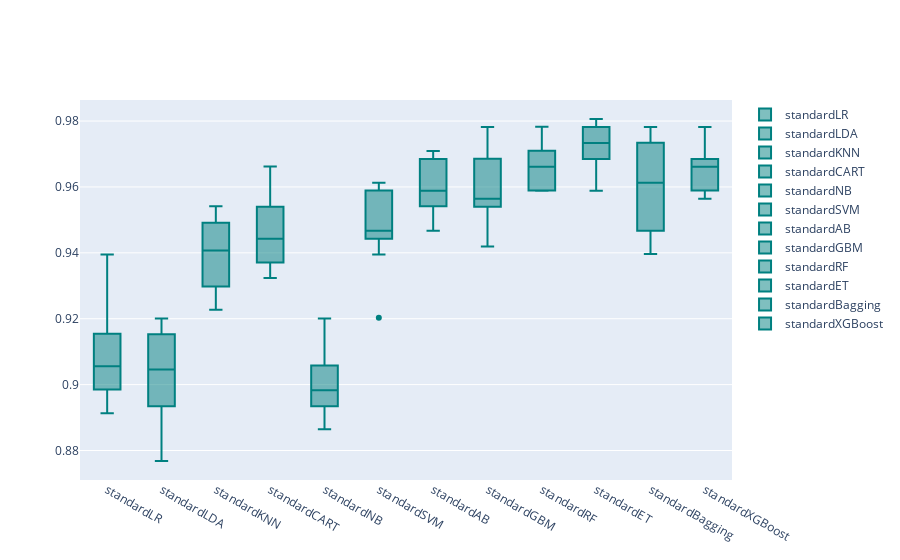

The notebook cell this image was saved under:
### Code cell
models = GetScaledModel('standard')
names,results = BasedLine2(X_train, y_train, models)
PlotBoxR().PlotResult(names,results)
scaledScoreStandard = ScoreDataFrame(names,results)
compareModels = pd.concat([basedLineScore,
                           scaledScoreStandard], axis=1)
compareModels

### Figure 1 — Plotly figure (JSON) as saved in the notebook; plotly's stock layout.template omitted (floating-point values rounded to 4 significant figures)
{"data": [{"marker": {"color": "rgb(0, 128, 128)"}, "name": "standardLR", "type": "box", "y": [0.8986, 0.9155, 0.8913, 0.9007, 0.9104, 0.8983, 0.908, 0.9031, 0.9395, 0.9225]}, {"marker": {"color": "rgb(0, 128, 128)"}, "name": "standardLDA", "type": "box", "y": [0.9058, 0.9034, 0.8768, 0.8886, 0.9153, 0.8935, 0.9128, 0.8983, 0.9201, 0.9153]}, {"marker": {"color": "rgb(0, 128, 128)"}, "name": "standardKNN", "type": "box", "y": [0.9541, 0.9275, 0.9227, 0.937, 0.9298, 0.9443, 0.9298, 0.9492, 0.9467, 0.9492]}, {"marker": {"color": "rgb(0, 128, 128)"}, "name": "standardCART", "type": "box", "y": [0.9662, 0.9348, 0.9324, 0.937, 0.9492, 0.954, 0.9443, 0.9443, 0.9588, 0.9419]}, {"marker": {"color": "rgb(0, 128, 128)"}, "name": "standardNB", "type": "box", "y": [0.9034, 0.9058, 0.8865, 0.8935, 0.8983, 0.8983, 0.8935, 0.891, 0.9104, 0.9201]}, {"marker": {"color": "rgb(0, 128, 128)"}, "name": "standardSVM", "type": "box", "y": [0.9589, 0.9589, 0.9203, 0.9395, 0.9443, 0.9467, 0.9467, 0.9467, 0.9613, 0.9564]}, {"marker": {"color": "rgb(0, 128, 128)"}, "name": "standardAB", "type": "box", "y": [0.9517, 0.9589, 0.9541, 0.9467, 0.9564, 0.9685, 0.9588, 0.9588, 0.9685, 0.9709]}, {"marker": {"color": "rgb(0, 128, 128)"}, "name": "standardGBM", "type": "box", "y": [0.9686, 0.9686, 0.9469, 0.9419, 0.9564, 0.9734, 0.954, 0.954, 0.9564, 0.9782]}, {"marker": {"color": "rgb(0, 128, 128)"}, "name": "standardRF", "type": "box", "y": [0.971, 0.9783, 0.9589, 0.9661, 0.9709, 0.9758, 0.9661, 0.9588, 0.9637, 0.9588]}, {"marker": {"color": "rgb(0, 128, 128)"}, "name": "standardET", "type": "box", "y": [0.9686, 0.9758, 0.9662, 0.9709, 0.9782, 0.9806, 0.9782, 0.9588, 0.9758, 0.9685]}, {"marker": {"color": "rgb(0, 128, 128)"}, "name": "standardBagging", "type": "box", "y": [0.9734, 0.9589, 0.9396, 0.9467, 0.9637, 0.9782, 0.9467, 0.9613, 0.9613, 0.9758]}, {"marker": {"color": "rgb(0, 128, 128)"}, "name": "standardXGBoost", "type": "box", "y": [0.9686, 0.9662, 0.9589, 0.9564, 0.9661, 0.9782, 0.9588, 0.9637, 0.9685, 0.9685]}], "layout": {}}
